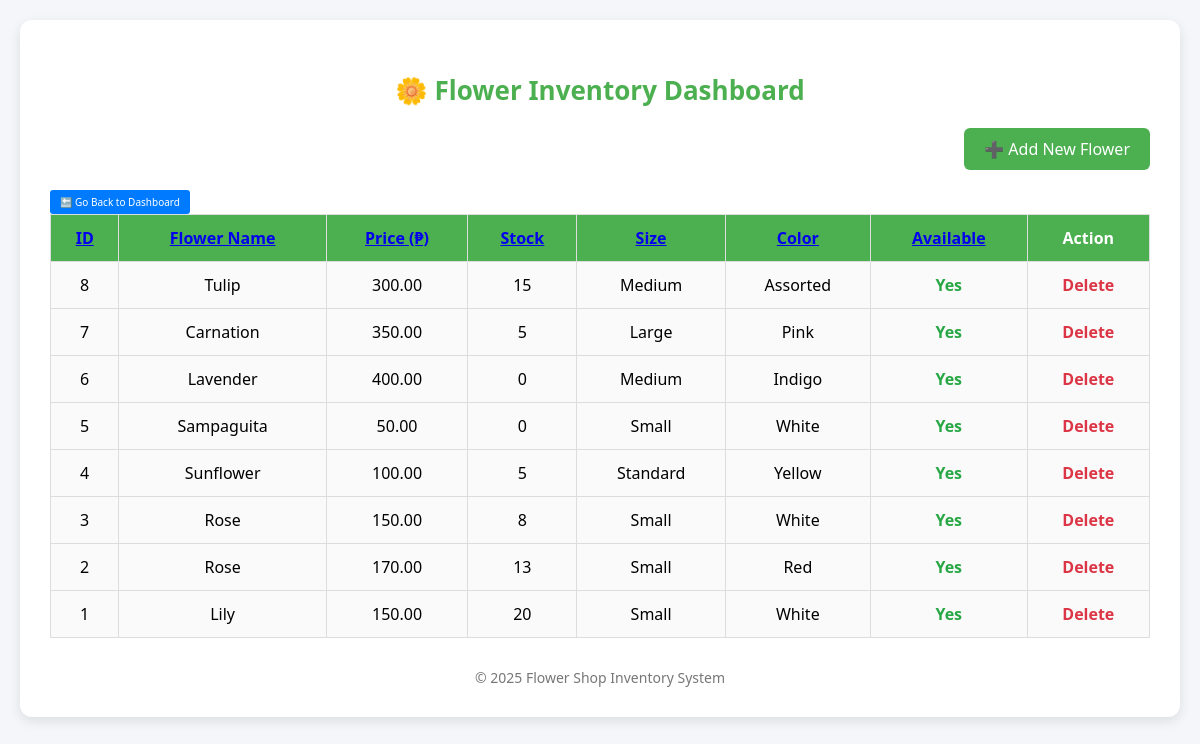
/inventory.php?sort_by=flower_id&sort_order=DESC, run on the app's committed database.
### tables this page shows
CREATE TABLE `product` (
  `flower_id` int(11) NOT NULL,
  `name` varchar(255) NOT NULL,
  `description` text DEFAULT NULL,
  `price` decimal(10,2) NOT NULL,
  `quantity` int(11) DEFAULT NULL,
  `size` varchar(255) NOT NULL,
  `color` varchar(255) NOT NULL,
  `available` int(11) NOT NULL,
  `image_url` varchar(255) NOT NULL
);

### inventory.php (the view, shortened to what this page needs)
<?php
include 'db.php';
$sort_column = 'name';
$sort_order = 'ASC';
if (isset($_GET['sort_by']) && in_array($_GET['sort_by'], ['flower_id', 'name', 'price', 'quantity', 'size', 'color', 'available'])) {
    $sort_column = $_GET['sort_by'];
}
if (isset($_GET['sort_order']) && in_array($_GET['sort_order'], ['ASC', 'DESC'])) {
    $sort_order = $_GET['sort_order'];
}
$query = "SELECT * FROM product ORDER BY $sort_column $sort_order";
$result = $conn->query($query);
$toggle_order = ($sort_order === 'ASC') ? 'DESC' : 'ASC';
?>
<!DOCTYPE html>
<html lang="en">
<head>
</head>
<body>
<div class="container">
    <h2>🌼 Flower Inventory Dashboard</h2>
    <div class="actions">
        <a href="add_product.php">➕ Add New Flower</a>
    </div>
    <a href="dashboard.php" class="btn-back-dashboard">🔙 Go Back to Dashboard</a>
    <table>
        <thead>
            <tr>
                <th><a href="?sort_by=flower_id&sort_order=<?= $toggle_order ?>">ID</a></th>
                <th><a href="?sort_by=name&sort_order=<?= $toggle_order ?>">Flower Name</a></th>
                <th><a href="?sort_by=price&sort_order=<?= $toggle_order ?>">Price (₱)</a></th>
                <th><a href="?sort_by=quantity&sort_order=<?= $toggle_order ?>">Stock</a></th>
                <th><a href="?sort_by=size&sort_order=<?= $toggle_order ?>">Size</a></th>
                <th><a href="?sort_by=color&sort_order=<?= $toggle_order ?>">Color</a></th>
                <th><a href="?sort_by=available&sort_order=<?= $toggle_order ?>">Available</a></th>
                <th>Action</th>
            </tr>
        </thead>
        <tbody>
            <?php while($row = $result->fetch_assoc()): ?>
            <tr>
                <td><?= $row['flower_id'] ?></td>
                <td><?= htmlspecialchars($row['name']) ?></td>
                <td><?= number_format($row['price'], 2) ?></td>
                <td><?= $row['quantity'] ?></td>
                <td><?= htmlspecialchars($row['size']) ?></td>
                <td><?= htmlspecialchars($row['color']) ?></td>
                <td class="<?= $row['available'] ? 'status-yes' : 'status-no' ?>">
                    <?= $row['available'] ? 'Yes' : 'No' ?>
                </td>
                <td>
                    <a class="delete-btn" href="?delete=<?= $row['flower_id'] ?>" onclick="return confirm('Are you sure you want to delete this flower?')">Delete</a>
                </td>
            </tr>
            <?php endwhile; ?>
        </tbody>
    </table>
    <div class="footer">
        © <?= date("Y") ?> Flower Shop Inventory System
    </div>
</div>
</body>
</html>

### inventory.php (style rules this page uses)
:root { --primary: #4CAF50; --primary-hover: #45a049; --secondary: #007bff; --secondary-hover: #0056b3; --error-color: #dc3545; --success-color: #28a745; --background: #f4f6f9; --card-bg: #ffffff; --text-color: #333; }
body { font-family: 'Segoe UI', sans-serif; background-color: var(--background); margin: 0; padding: 20px; }
.container { max-width: 1200px; margin: auto; background: var(--card-bg); padding: 30px; border-radius: 12px; box-shadow: 0 4px 12px rgba(0,0,0,0.1); }
h2 { text-align: center; color: var(--primary); margin-bottom: 30px; font-size: 26px; }
.actions { text-align: right; margin-bottom: 20px; }
.actions a { background-color: var(--primary); color: white; padding: 10px 20px; text-decoration: none; font-size: 16px; border-radius: 6px; transition: background-color 0.3s ease; }
table { width: 100%; border-collapse: collapse; margin-bottom: 20px; }
th, td { padding: 12px; border: 1px solid #ddd; text-align: center; }
th { background-color: var(--primary); color: white; cursor: pointer; }
td { background-color: #fafafa; }
.status-yes { color: var(--success-color); font-weight: bold; }
.delete-btn { color: var(--error-color); text-decoration: none; font-weight: bold; }
.footer { text-align: center; font-size: 14px; color: #777; margin-top: 30px; }
.btn-back-dashboard { display: inline-block; padding: 5px 10px; background-color: #007bff; color: white; font-size: 10px; text-decoration: none; border-radius: 3px; margin-top: 10px; text-align: center; }

### data on the page
product: flower_id "8", name "Tulip", price "300.00", quantity "15", size "Medium", color "Assorted", available "Yes"
product: flower_id "7", name "Carnation", price "350.00", quantity "5", size "Large", color "Pink", available "Yes"
product: flower_id "6", name "Lavender", price "400.00", quantity "0", size "Medium", color "Indigo", available "Yes"
product: flower_id "5", name "Sampaguita", price "50.00", quantity "0", size "Small", color "White", available "Yes"
product: flower_id "4", name "Sunflower", price "100.00", quantity "5", size "Standard", color "Yellow", available "Yes"
product: flower_id "3", name "Rose", price "150.00", quantity "8", size "Small", color "White", available "Yes"
product: flower_id "2", name "Rose", price "170.00", quantity "13", size "Small", color "Red", available "Yes"
product: flower_id "1", name "Lily", price "150.00", quantity "20", size "Small", color "White", available "Yes"
